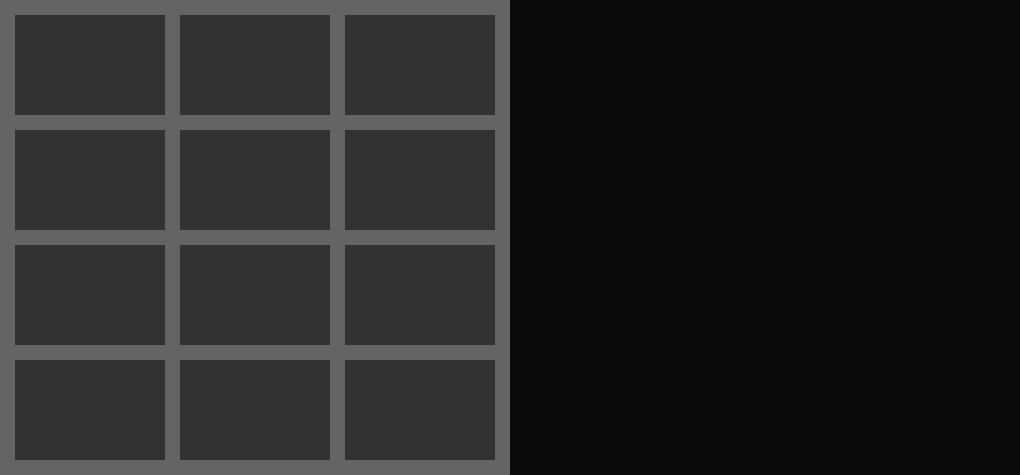
Frame 1 (no input)
Frame 60 (the mouse pressed at the canvas centre just before this capture): identical to frame 1, image omitted
Frame 120 (the mouse held since frame 60 and released just before this capture): identical to frame 1, image omitted

The Processing sketch that drew this single still picture (run headless with seeded random() and noise(); from frame 60 on, the mouse is pressed at the canvas centre):

// Processing sketch: pads
// ── pads.pde



int[] pads= new int[12];
char[] keys= new char[12];
int padx=150;
int pady=100;
int margin=15;

int a, b, c, d, e, f, g;
void setup() {
  size(1020, 475);
  noStroke();
  fill(150);




  //Keys of pads
  //Line 1
  keys[0]='1';
  keys[1]='2';
  keys[2]='3';
  //Line 2
  keys[3]='q';
  keys[4]='w';
  keys[5]='e';
  //Line 3
  keys[6]='a';
  keys[7]='s';
  keys[8]='d';
  //Line 4
  keys[9]='z';
  keys[10]='x';
  keys[11]='c';
}
void draw() {
  background(10);
  fill(100);
  rect(0, 0, 510, 475);

  fill(50);

  //Line 1
  rect(margin, margin, padx, pady);
  rect(margin*2+padx, margin, padx, pady);
  rect(margin*3+padx*2, margin, padx, pady);

  //Line 2
  rect(margin, margin*2+pady, padx, pady);
  rect(margin*2+padx, margin*2+pady, padx, pady);
  rect(margin*3+padx*2, margin*2+pady, padx, pady);

  //Line 3
  rect(margin, margin*3+pady*2, padx, pady);
  rect(margin*2+padx, margin*3+pady*2, padx, pady);
  rect(margin*3+padx*2, margin*3+pady*2, padx, pady);

  //Line 4
  rect(margin, margin*4+pady*3, padx, pady);
  rect(margin*2+padx, margin*4+pady*3, padx, pady);
  rect(margin*3+padx*2, margin*4+pady*3, padx, pady);

  fill(150);

  //Line 1
  if (pads[0]==1) {
    rect(margin, margin, padx, pady);
    fill(255, 0, 0);
    rect(510, 0, 510, 490);
    fill(150);
  }
  if (pads[1]==1) {
    rect(margin*2+padx, margin, padx, pady);
    fill(0, 255, 0);
    rect(510, 0, 510, 490/2);
    fill(150);
  }
  if (pads[2]==1) {
    rect(margin*3+padx*2, margin, padx, pady);
  }

  //Line 2
  if (pads[3]==1) {
    rect(margin, margin*2+pady, padx, pady);
  }
  if (pads[4]==1) {
    rect(margin*2+padx, margin*2+pady, padx, pady);
  }
  if (pads[5]==1) {
    rect(margin*3+padx*2, margin*2+pady, padx, pady);
  }

  //Line 3
  if (pads[6]==1) {
    rect(margin, margin*3+pady*2, padx, pady);
  }
  if (pads[7]==1) {
    rect(margin*2+padx, margin*3+pady*2, padx, pady);
  }
  if (pads[8]==1) {
    rect(margin*3+padx*2, margin*3+pady*2, padx, pady);
  }

  //Line 4
  if (pads[9]==1) {
    rect(margin, margin*4+pady*3, padx, pady);
  }
  if (pads[10]==1) {
    rect(margin*2+padx, margin*4+pady*3, padx, pady);
  }
  if (pads[11]==1) {
    rect(margin*3+padx*2, margin*4+pady*3, padx, pady);
  }
}



















void keyPressed() {
  //Line 1
  println(key);
  if (key == keys[0]) {
    pads[0]=1;
  }
  if (key == keys[1]) {
    pads[1]=1;
  }
  if (key == keys[2]) {
    pads[2]=1;
  }

  //Line 2
  if (key == keys[3]) {
    pads[3]=1;
  }
  if (key == keys[4]) {
    pads[4]=1;
  }
  if (key == keys[5]) {
    pads[5]=1;
  }

  //Line 3
  if (key == keys[6]) {
    pads[6]=1;
  }
  if (key == keys[7]) {
    pads[7]=1;
  }
  if (key == keys[8]) {
    pads[8]=1;
  }

  //Line 4
  if (key == keys[9]) {
    pads[9]=1;
  }
  if (key == keys[10]) {
    pads[10]=1;
  }
  if (key == keys[11]) {
    pads[11]=1;
  }
}

void keyReleased() {
  //Line 1
  if (key == keys[0]) {
    pads[0]=0;
  }
  if (key == keys[1]) {
    pads[1]=0;
  }
  if (key == keys[2]) {
    pads[2]=0;
  }

  //Line 2
  if (key == keys[3]) {
    pads[3]=0;
  }
  if (key == keys[4]) {
    pads[4]=0;
  }
  if (key == keys[5]) {
    pads[5]=0;
  }

  //Line 3
  if (key == keys[6]) {
    pads[6]=0;
  }
  if (key == keys[7]) {
    pads[7]=0;
  }
  if (key == keys[8]) {
    pads[8]=0;
  }

  //Line 4
  if (key == keys[9]) {
    pads[9]=0;
  }
  if (key == keys[10]) {
    pads[10]=0;
  }
  if (key == keys[11]) {
    pads[11]=0;
  }
}
